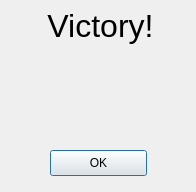
<?xml version="1.0" encoding="UTF-8"?>
<ui version="4.0">
 <class>GameOver</class>
 <widget class="QDialog" name="GameOver">
  <property name="geometry">
   <rect>
    <x>0</x>
    <y>0</y>
    <width>196</width>
    <height>192</height>
   </rect>
  </property>
  <property name="windowTitle">
   <string>Game Over</string>
  </property>
  <widget class="QLabel" name="label">
   <property name="geometry">
    <rect>
     <x>-100</x>
     <y>0</y>
     <width>401</width>
     <height>51</height>
    </rect>
   </property>
   <property name="font">
    <font>
     <family>Arial</family>
     <pointsize>24</pointsize>
    </font>
   </property>
   <property name="text">
    <string>Victory!</string>
   </property>
   <property name="alignment">
    <set>Qt::AlignCenter</set>
   </property>
  </widget>
  <widget class="QLabel" name="results">
   <property name="geometry">
    <rect>
     <x>-130</x>
     <y>60</y>
     <width>461</width>
     <height>81</height>
    </rect>
   </property>
   <property name="font">
    <font>
     <family>Arial</family>
    </font>
   </property>
   <property name="text">
    <string/>
   </property>
   <property name="alignment">
    <set>Qt::AlignCenter</set>
   </property>
  </widget>
  <widget class="QPushButton" name="cancel_button">
   <property name="geometry">
    <rect>
     <x>50</x>
     <y>150</y>
     <width>97</width>
     <height>26</height>
    </rect>
   </property>
   <property name="text">
    <string>OK</string>
   </property>
  </widget>
 </widget>
 <resources/>
 <connections/>
</ui>
